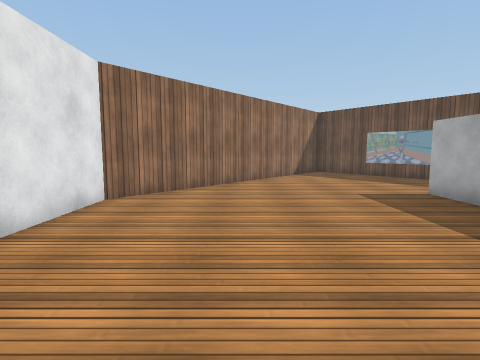
[1] (above)

12 first-person views from a walk through a 3-D level made in the Unity game engine. The camera is 1.2 m above the floor, tilts 6° down and sees 80° across. The floor is counted in squares, 1 m on a side. Each view is taken from the middle of a square. On the plan, view 1 faces up. The plan holds only what a view shows up to about 13 squares ahead; the rest is blank. The player character is not drawn. Some surface patterns are stand-ins.

[2]
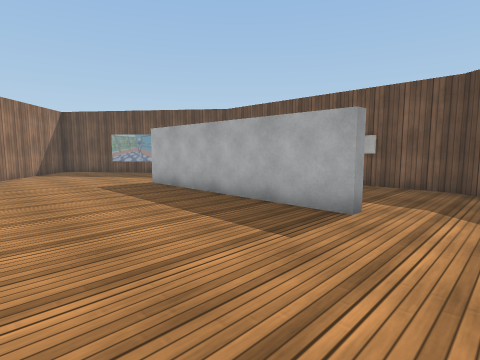

[3]
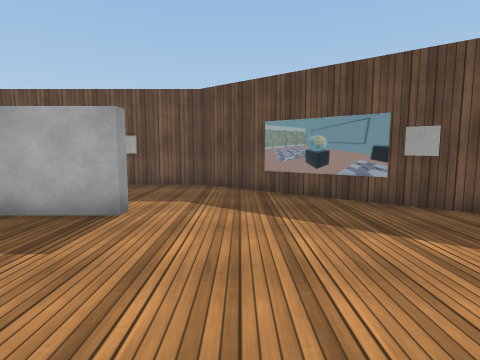

[4]
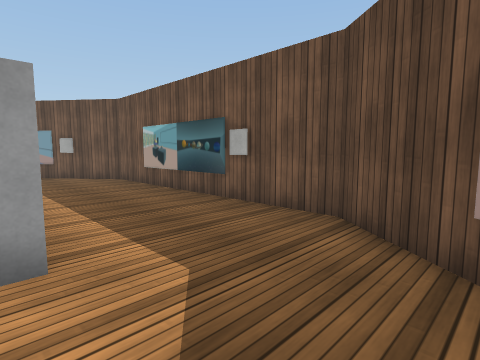

[5]
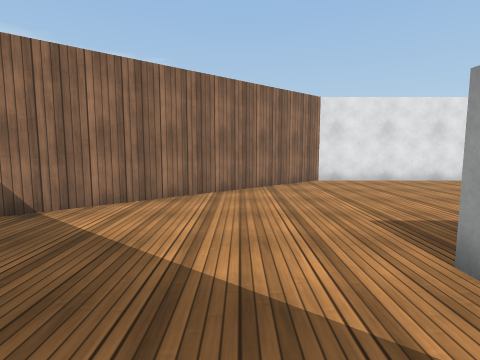

[6]
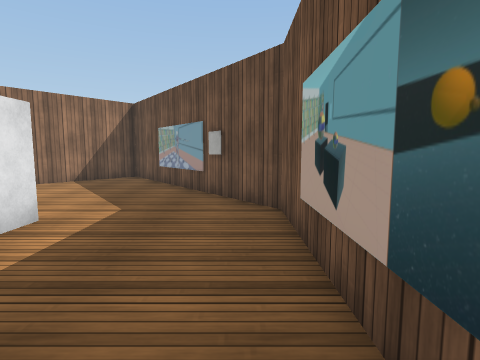

[7]
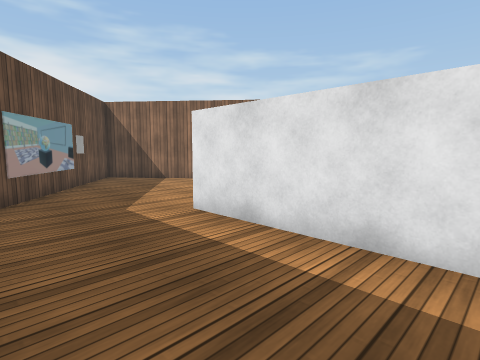

[8]
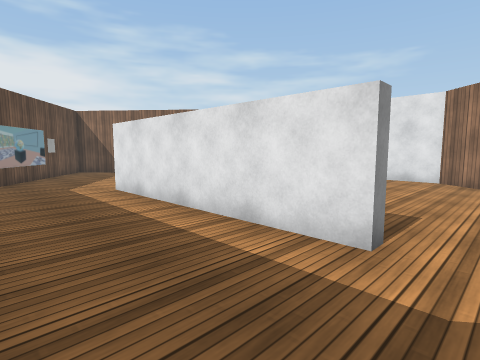

[9]
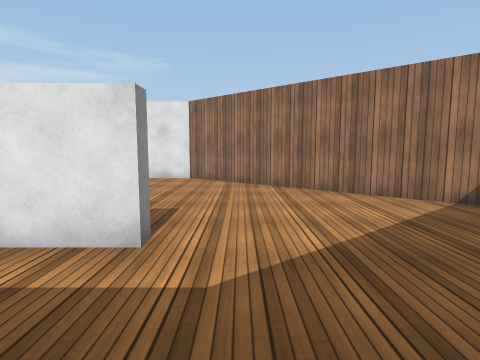

[10]
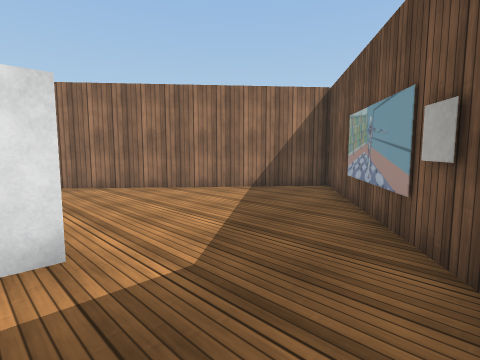

[11]
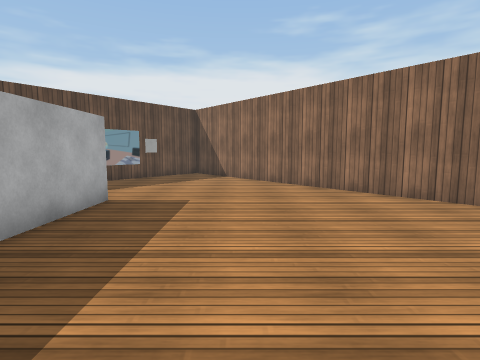

[12]
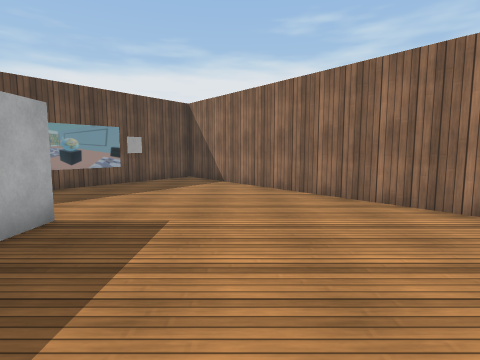

### Floor plan
Points are (right, up) in squares from view 1. A wall is a line through its corners. A room is listed if a view was taken in it or the views show most of it. See-through windows are left out.
Room 1 (views 1, 2, 3, 4, 5, 6, 7, 8, 9, 10, 11, 12)
walls: (5.2, 0.2) (5.2, 7.8) (5.6, 7.8) (5.6, 0.2) (5.2, 0.2); (9.9, 8.6) (4.6, 15.5); (4, 15.5) (-3.3, 6.8) (-3.3, 1.1) (4.3, -7.9) (9.8, -0.8) (9.8, 8.8)

Where each view was taken, in squares from view 1:
view 1: 0 up, 0 right, facing up
view 2: 2 down, 0 right, facing up-right
view 3: 2 down, 0 right, facing right
view 4: 3 down, 5 right, facing up-right
view 5: 2 down, 8 right, facing left
view 6: 3 up, 9 right, facing up
view 7: 5 up, 9 right, facing down-left
view 8: 9 up, 9 right, facing down-left
view 9: 9 up, 9 right, facing left
view 10: 7 up, 9 right, facing up-left
view 11: 7 up, 2 right, facing down
view 12: 5 up, 2 right, facing down
